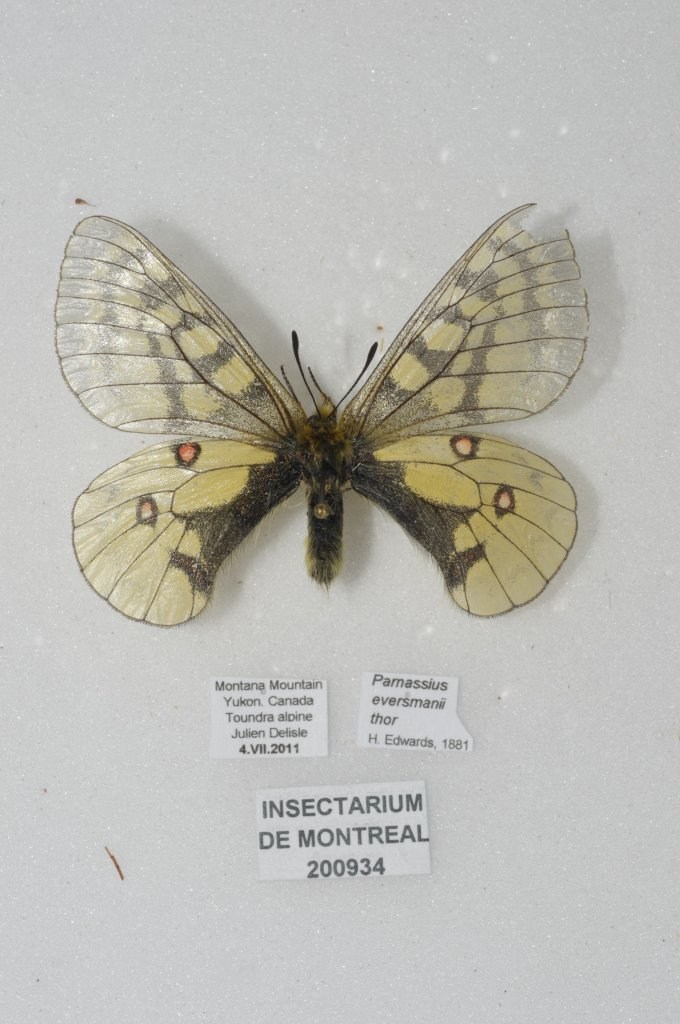
#> input picture Image-Recognition/cv2/images/1.jpg, 680 x 1024 px
$ python frame-threshold.py
#> lines starting #> are read from the running program, lines starting #| are printed output that depends on the picture; after the words box and inside, x2 and y2 are one past the last pixel; in counts of white or black regions, pixels touching at a corner belong together
import cv2 as cv
import numpy as np
image = cv.imread('images/1.jpg')
#> image is the input picture: shape (1024, 680, 3); mean B, G, R 179.2, 185.5, 186.4
cv.imshow('Photo', image)

gray = cv.cvtColor(image, cv.COLOR_BGR2GRAY)
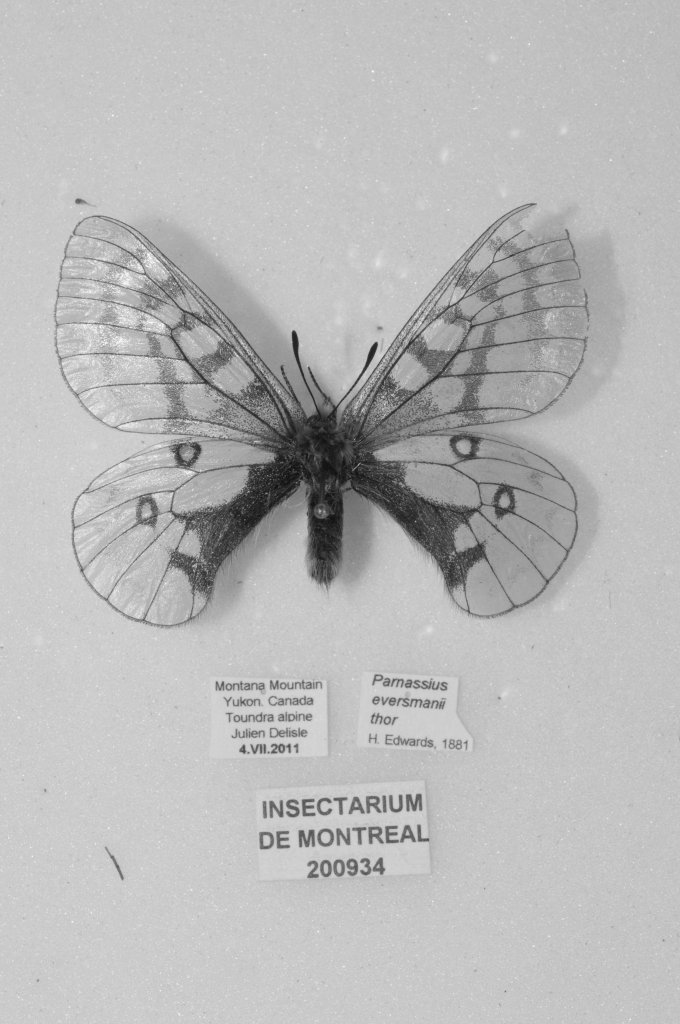
#> gray: shape (1024, 680); min 12, max 254, mean 185
cv.imshow('Grayscale Photo', gray)

#simple threshold
threshhold, thresh = cv. threshold(gray, 150, 255, cv.THRESH_BINARY)
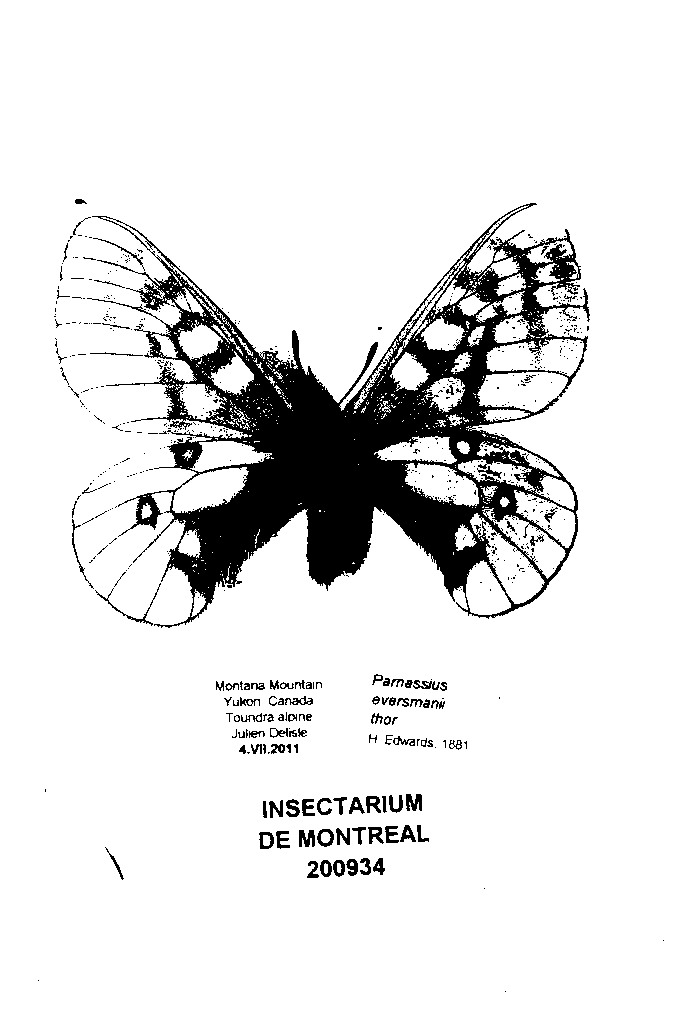
#> thresh: shape (1024, 680); 89.6% white; 659 black regions (554 under 20 px), largest, box (x1, y1, x2, y2) and area: (87, 203, 590, 628) 63479, (95, 583, 161, 626) 205, (406, 794, 422, 811) 199
cv.imshow('Simple Threshhold', thresh)


#simple threshold
threshhold, thresh = cv. threshold(gray, 150, 255, cv.THRESH_BINARY_INV)
cv.imshow('Simple Threshhold Inverse', thresh)

#adaptive threshold
adaptive_thresh = cv.adaptiveThreshold(gray, 255, cv.ADAPTIVE_THRESH_MEAN_C, cv.THRESH_BINARY, 11, 9)
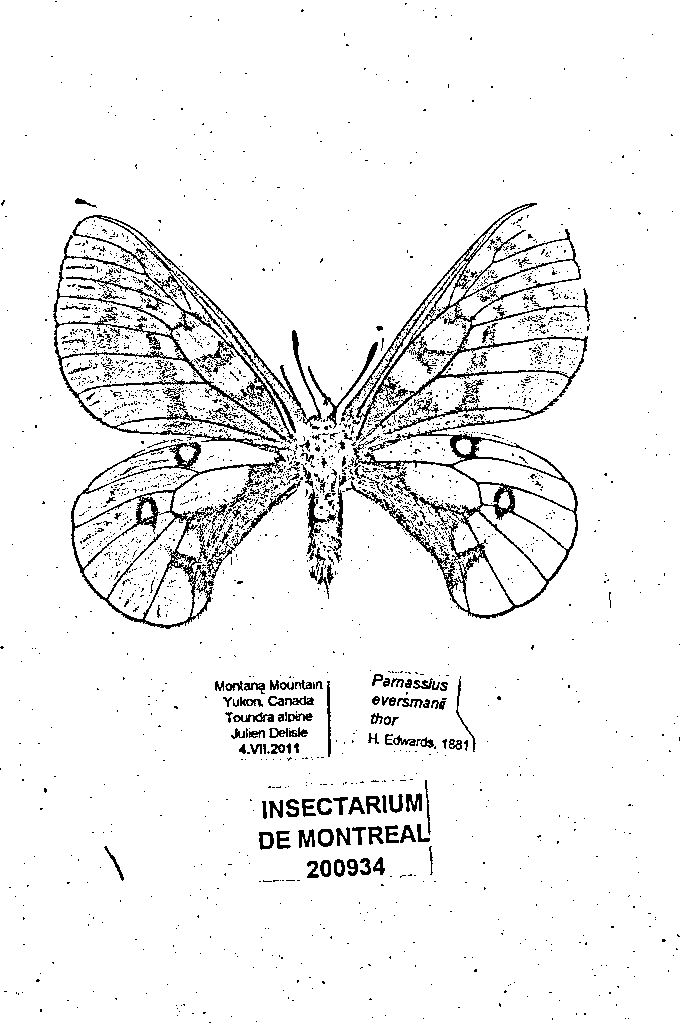
#> adaptive_thresh: shape (1024, 680); 93.8% white; black in thin lines or dots
cv.imshow('Adaptive Threshhold', adaptive_thresh)

cv.waitKey(0)

$ run again, with Image-Recognition/cv2/images/2.jpg copied over Image-Recognition/cv2/images/1.jpg
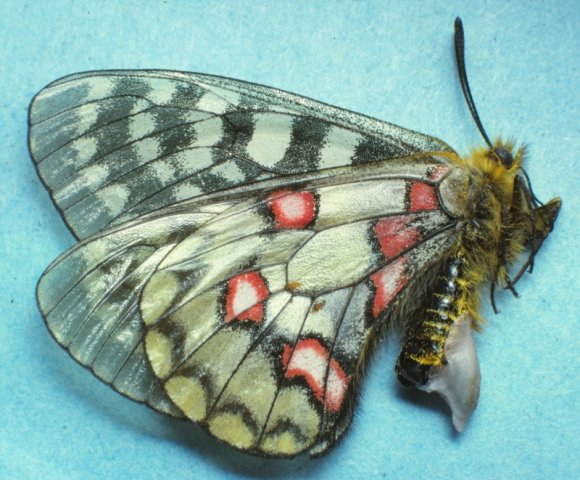
#> input picture Image-Recognition/cv2/images/2.jpg, 580 x 480 px
#> image is the input picture: shape (480, 580, 3); mean B, G, R 161.4, 169.5, 133.5
#> `threshhold, thresh = cv. threshold(gray, 150, 255, cv.THRESH_BINARY)`:
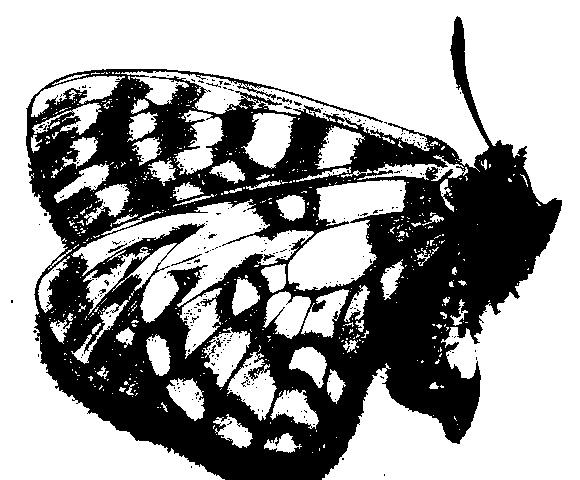
#> thresh: shape (480, 580); 62.3% white; 317 black regions (308 under 20 px), largest, box (x1, y1, x2, y2) and area: (26, 16, 562, 480) 103847, (171, 254, 202, 266) 53, (108, 243, 127, 253) 43
#> `adaptive_thresh = cv.adaptiveThreshold(gray, 255, cv.ADAPTIVE_THRESH_M..`:
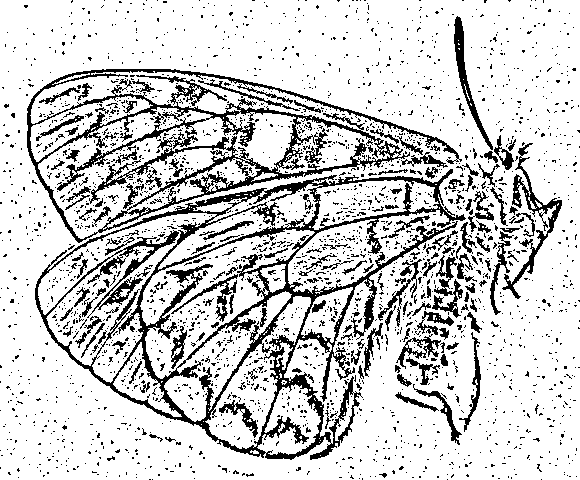
#> adaptive_thresh: shape (480, 580); 81% white; 2613 black regions (2435 under 20 px), largest, box (x1, y1, x2, y2) and area: (35, 169, 466, 460) 17141, (27, 69, 462, 243) 10822, (502, 143, 562, 299) 1417
